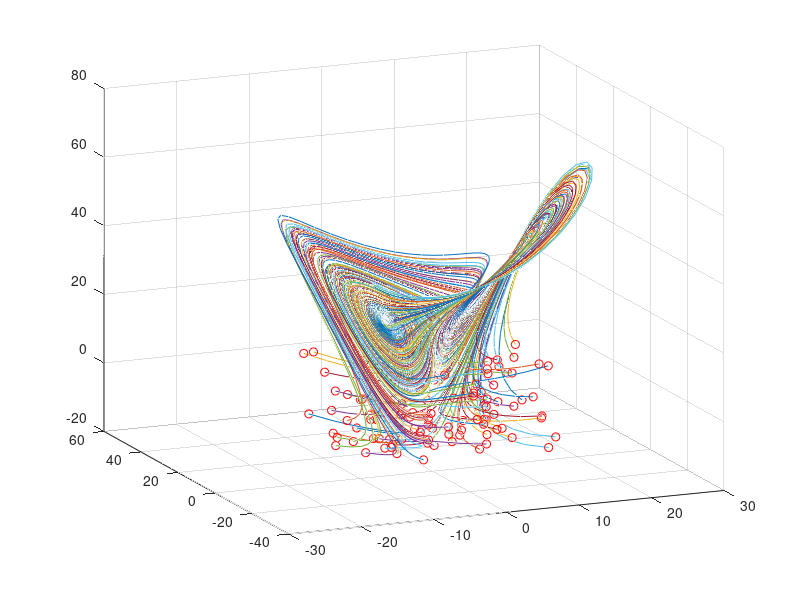

Write MATLAB code to recreate this figure. (Note: this script raises an error after producing the figure.)
clear all, close all, clc

%simulate Lorenz system
dt=0.01; T=8; t=0:dt:T;
b=8/3; sig=10; r=28;

Lorenz = @(t,x)([ sig * (x(2) - x(1))       ;...
                  r * x(1)-x(1)*x(3) - x(2) ;...
                  x(1) * x(2) - b*x(3)      ]);

ode_options = odeset('RelTol',1e-10,'AbsTol',1e-11);

input=[]; output=[];
for j=1:100     %training trajectories
    x0=30*(rand(3,1)-0.5);
    [t,y] = ode45(Lorenz,t,x0);
    input=[input; y(1:end-1,:)];
    output=[output; y(2:end,:)];
    plot3(y(:,1),y(:,2),y(:,3)),hold on
    plot3(x0(1),x0(2),x0(3),'ro')
end

grid on, view(-23,18)

%% 
net = feedforwardnet([10 10 10]);
net.layers{1}.transferFcn = 'logsig';
net.layers{2}.transferFcn = 'radbas';
net.layers{3}.transferFcn = 'purelin';
net = train(net,input.',output.');

%%

for k = 1:(length(t)-1)
    ynn(:,k) = net(y(k,:)');
end

figure
plot3(y(:,1),y(:,2),y(:,3)); hold on
plot3(ynn(1,:),ynn(2,:),ynn(3,:));